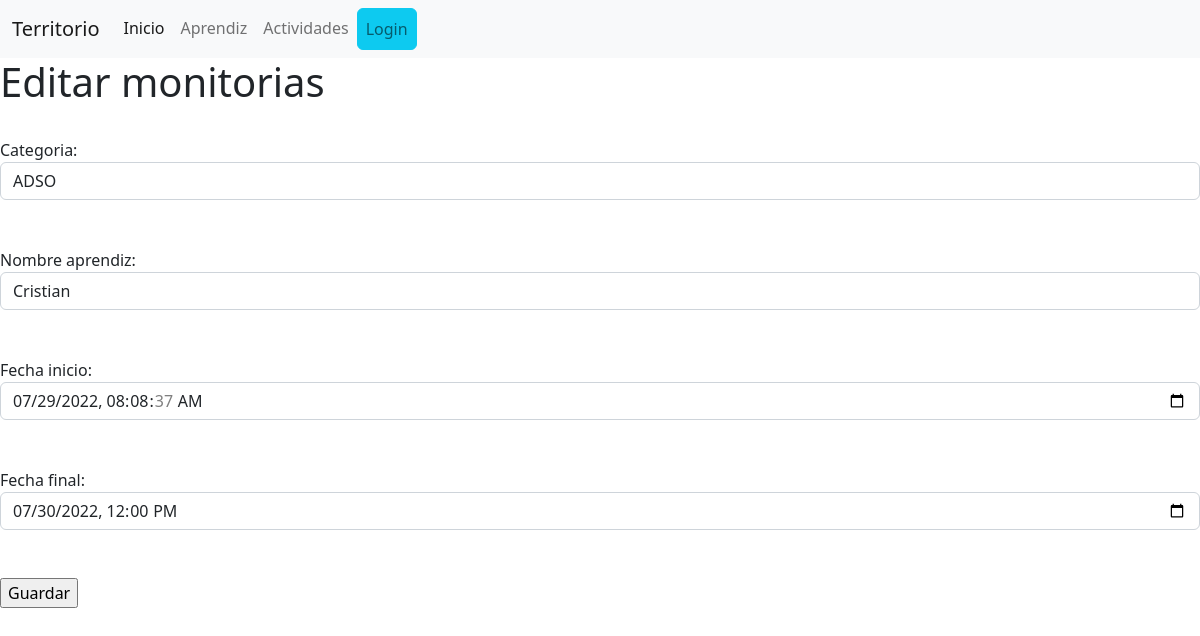
The page /territorio/editarMon/1 on the database its author committed.
### territorio/models.py (models this page shows, shortened)
class Monitoria(models.Model):
    cat = models.CharField(max_length=100)
    aprendiz = models.ForeignKey(Aprendiz, on_delete = models.DO_NOTHING)
    fecha_inicio = models.DateTimeField()
    fecha_final = models.DateTimeField()

### territorio/views.py (the view)
# urls.py: path('editarMon/<int:id>', views.monitoriaFormularioEditar, name="edit-monit"),
def monitoriaFormularioEditar(request, id):
    a = Monitoria.objects.get(pk = id)
    p = Aprendiz.objects.all()
    contexto = {'datos': a, 'aprendices': p}
    return render(request, 'territorio/monitoria/editar_monitoria.html', contexto)

### territorio/models.py (called while the page is built)
    def __str__(self):
        return self.nombre

### territorio/templates/territorio/monitoria/editar_monitoria.html (shortened to what this page needs)
{% extends 'territorio/base.html' %}
{% block body %}
    <h1>Editar monitorias</h1>
    <form action="{% url 'territorio:actual-monit' %}" method="post">
        <br/><label for="cat">Categoria: </label>
        <input class="form-control" type="text" name="cat" value="{{ datos.cat }}"><br/><br/>
        <label for="aprendiz">Nombre aprendiz: </label>
        <select class="form-control" name="aprendiz" value="{{ datos.aprendiz }}">
        {% if aprendices %}
            {% for i in aprendices %}
                <option value="{{ i.cedula }}">{{ i.nombre }}</option>
            {% endfor %}
        {% endif %}
        </select>
        <br/><br/><label for="fecha_inicio">Fecha inicio: </label>
        <input class="form-control" type="datetime-local" name="fecha_inicio" value="{{ datos.fecha_inicio|date:'Y-m-d H:i:s' }}"><br/><br/>
        <label for="fecha_final">Fecha final: </label>
        <input class="form-control" type="datetime-local" name="fecha_final" value="{{ datos.fecha_final|date:'Y-m-d H:i:s' }}"><br/><br/>
        <input type="submit" value="Guardar">
    </form>
{% endblock %}

### rows shown on the page
Monitoria: cat "ADSO", fecha_inicio "07/29/2022 08:08:37", fecha_final "07/30/2022 12:00"

### other values the page prints
form field aprendiz "Cristian"
